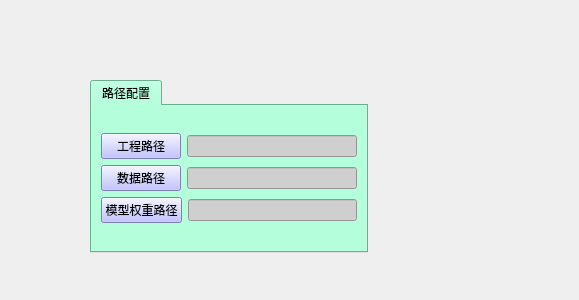
<?xml version="1.0" encoding="UTF-8"?>
<ui version="4.0">
 <class>Form</class>
 <widget class="QWidget" name="Form">
  <property name="geometry">
   <rect>
    <x>0</x>
    <y>0</y>
    <width>579</width>
    <height>300</height>
   </rect>
  </property>
  <property name="windowTitle">
   <string>Form</string>
  </property>
  <widget class="QTabWidget" name="tabWidget">
   <property name="geometry">
    <rect>
     <x>90</x>
     <y>80</y>
     <width>278</width>
     <height>173</height>
    </rect>
   </property>
   <property name="palette">
    <palette>
     <active>
      <colorrole role="WindowText">
       <brush brushstyle="SolidPattern">
        <color alpha="255">
         <red>0</red>
         <green>0</green>
         <blue>0</blue>
        </color>
       </brush>
      </colorrole>
      <colorrole role="Button">
       <brush brushstyle="SolidPattern">
        <color alpha="255">
         <red>149</red>
         <green>242</green>
         <blue>200</blue>
        </color>
       </brush>
      </colorrole>
      <colorrole role="Light">
       <brush brushstyle="SolidPattern">
        <color alpha="255">
         <red>255</red>
         <green>255</green>
         <blue>255</blue>
        </color>
       </brush>
      </colorrole>
      <colorrole role="Midlight">
       <brush brushstyle="SolidPattern">
        <color alpha="255">
         <red>202</red>
         <green>248</green>
         <blue>227</blue>
        </color>
       </brush>
      </colorrole>
      <colorrole role="Dark">
       <brush brushstyle="SolidPattern">
        <color alpha="255">
         <red>74</red>
         <green>121</green>
         <blue>100</blue>
        </color>
       </brush>
      </colorrole>
      <colorrole role="Mid">
       <brush brushstyle="SolidPattern">
        <color alpha="255">
         <red>99</red>
         <green>161</green>
         <blue>133</blue>
        </color>
       </brush>
      </colorrole>
      <colorrole role="Text">
       <brush brushstyle="SolidPattern">
        <color alpha="255">
         <red>0</red>
         <green>0</green>
         <blue>0</blue>
        </color>
       </brush>
      </colorrole>
      <colorrole role="BrightText">
       <brush brushstyle="SolidPattern">
        <color alpha="255">
         <red>255</red>
         <green>255</green>
         <blue>255</blue>
        </color>
       </brush>
      </colorrole>
      <colorrole role="ButtonText">
       <brush brushstyle="SolidPattern">
        <color alpha="255">
         <red>0</red>
         <green>0</green>
         <blue>0</blue>
        </color>
       </brush>
      </colorrole>
      <colorrole role="Base">
       <brush brushstyle="SolidPattern">
        <color alpha="255">
         <red>255</red>
         <green>255</green>
         <blue>255</blue>
        </color>
       </brush>
      </colorrole>
      <colorrole role="Window">
       <brush brushstyle="SolidPattern">
        <color alpha="255">
         <red>149</red>
         <green>242</green>
         <blue>200</blue>
        </color>
       </brush>
      </colorrole>
      <colorrole role="Shadow">
       <brush brushstyle="SolidPattern">
        <color alpha="255">
         <red>0</red>
         <green>0</green>
         <blue>0</blue>
        </color>
       </brush>
      </colorrole>
      <colorrole role="AlternateBase">
       <brush brushstyle="SolidPattern">
        <color alpha="255">
         <red>202</red>
         <green>248</green>
         <blue>227</blue>
        </color>
       </brush>
      </colorrole>
      <colorrole role="ToolTipBase">
       <brush brushstyle="SolidPattern">
        <color alpha="255">
         <red>255</red>
         <green>255</green>
         <blue>220</blue>
        </color>
       </brush>
      </colorrole>
      <colorrole role="ToolTipText">
       <brush brushstyle="SolidPattern">
        <color alpha="255">
         <red>0</red>
         <green>0</green>
         <blue>0</blue>
        </color>
       </brush>
      </colorrole>
     </active>
     <inactive>
      <colorrole role="WindowText">
       <brush brushstyle="SolidPattern">
        <color alpha="255">
         <red>0</red>
         <green>0</green>
         <blue>0</blue>
        </color>
       </brush>
      </colorrole>
      <colorrole role="Button">
       <brush brushstyle="SolidPattern">
        <color alpha="255">
         <red>149</red>
         <green>242</green>
         <blue>200</blue>
        </color>
       </brush>
      </colorrole>
      <colorrole role="Light">
       <brush brushstyle="SolidPattern">
        <color alpha="255">
         <red>255</red>
         <green>255</green>
         <blue>255</blue>
        </color>
       </brush>
      </colorrole>
      <colorrole role="Midlight">
       <brush brushstyle="SolidPattern">
        <color alpha="255">
         <red>202</red>
         <green>248</green>
         <blue>227</blue>
        </color>
       </brush>
      </colorrole>
      <colorrole role="Dark">
       <brush brushstyle="SolidPattern">
        <color alpha="255">
         <red>74</red>
         <green>121</green>
         <blue>100</blue>
        </color>
       </brush>
      </colorrole>
      <colorrole role="Mid">
       <brush brushstyle="SolidPattern">
        <color alpha="255">
         <red>99</red>
         <green>161</green>
         <blue>133</blue>
        </color>
       </brush>
      </colorrole>
      <colorrole role="Text">
       <brush brushstyle="SolidPattern">
        <color alpha="255">
         <red>0</red>
         <green>0</green>
         <blue>0</blue>
        </color>
       </brush>
      </colorrole>
      <colorrole role="BrightText">
       <brush brushstyle="SolidPattern">
        <color alpha="255">
         <red>255</red>
         <green>255</green>
         <blue>255</blue>
        </color>
       </brush>
      </colorrole>
      <colorrole role="ButtonText">
       <brush brushstyle="SolidPattern">
        <color alpha="255">
         <red>0</red>
         <green>0</green>
         <blue>0</blue>
        </color>
       </brush>
      </colorrole>
      <colorrole role="Base">
       <brush brushstyle="SolidPattern">
        <color alpha="255">
         <red>255</red>
         <green>255</green>
         <blue>255</blue>
        </color>
       </brush>
      </colorrole>
      <colorrole role="Window">
       <brush brushstyle="SolidPattern">
        <color alpha="255">
         <red>149</red>
         <green>242</green>
         <blue>200</blue>
        </color>
       </brush>
      </colorrole>
      <colorrole role="Shadow">
       <brush brushstyle="SolidPattern">
        <color alpha="255">
         <red>0</red>
         <green>0</green>
         <blue>0</blue>
        </color>
       </brush>
      </colorrole>
      <colorrole role="AlternateBase">
       <brush brushstyle="SolidPattern">
        <color alpha="255">
         <red>202</red>
         <green>248</green>
         <blue>227</blue>
        </color>
       </brush>
      </colorrole>
      <colorrole role="ToolTipBase">
       <brush brushstyle="SolidPattern">
        <color alpha="255">
         <red>255</red>
         <green>255</green>
         <blue>220</blue>
        </color>
       </brush>
      </colorrole>
      <colorrole role="ToolTipText">
       <brush brushstyle="SolidPattern">
        <color alpha="255">
         <red>0</red>
         <green>0</green>
         <blue>0</blue>
        </color>
       </brush>
      </colorrole>
     </inactive>
     <disabled>
      <colorrole role="WindowText">
       <brush brushstyle="SolidPattern">
        <color alpha="255">
         <red>74</red>
         <green>121</green>
         <blue>100</blue>
        </color>
       </brush>
      </colorrole>
      <colorrole role="Button">
       <brush brushstyle="SolidPattern">
        <color alpha="255">
         <red>149</red>
         <green>242</green>
         <blue>200</blue>
        </color>
       </brush>
      </colorrole>
      <colorrole role="Light">
       <brush brushstyle="SolidPattern">
        <color alpha="255">
         <red>255</red>
         <green>255</green>
         <blue>255</blue>
        </color>
       </brush>
      </colorrole>
      <colorrole role="Midlight">
       <brush brushstyle="SolidPattern">
        <color alpha="255">
         <red>202</red>
         <green>248</green>
         <blue>227</blue>
        </color>
       </brush>
      </colorrole>
      <colorrole role="Dark">
       <brush brushstyle="SolidPattern">
        <color alpha="255">
         <red>74</red>
         <green>121</green>
         <blue>100</blue>
        </color>
       </brush>
      </colorrole>
      <colorrole role="Mid">
       <brush brushstyle="SolidPattern">
        <color alpha="255">
         <red>99</red>
         <green>161</green>
         <blue>133</blue>
        </color>
       </brush>
      </colorrole>
      <colorrole role="Text">
       <brush brushstyle="SolidPattern">
        <color alpha="255">
         <red>74</red>
         <green>121</green>
         <blue>100</blue>
        </color>
       </brush>
      </colorrole>
      <colorrole role="BrightText">
       <brush brushstyle="SolidPattern">
        <color alpha="255">
         <red>255</red>
         <green>255</green>
         <blue>255</blue>
        </color>
       </brush>
      </colorrole>
      <colorrole role="ButtonText">
       <brush brushstyle="SolidPattern">
        <color alpha="255">
         <red>74</red>
         <green>121</green>
         <blue>100</blue>
        </color>
       </brush>
      </colorrole>
      <colorrole role="Base">
       <brush brushstyle="SolidPattern">
        <color alpha="255">
         <red>149</red>
         <green>242</green>
         <blue>200</blue>
        </color>
       </brush>
      </colorrole>
      <colorrole role="Window">
       <brush brushstyle="SolidPattern">
        <color alpha="255">
         <red>149</red>
         <green>242</green>
         <blue>200</blue>
        </color>
       </brush>
      </colorrole>
      <colorrole role="Shadow">
       <brush brushstyle="SolidPattern">
        <color alpha="255">
         <red>0</red>
         <green>0</green>
         <blue>0</blue>
        </color>
       </brush>
      </colorrole>
      <colorrole role="AlternateBase">
       <brush brushstyle="SolidPattern">
        <color alpha="255">
         <red>149</red>
         <green>242</green>
         <blue>200</blue>
        </color>
       </brush>
      </colorrole>
      <colorrole role="ToolTipBase">
       <brush brushstyle="SolidPattern">
        <color alpha="255">
         <red>255</red>
         <green>255</green>
         <blue>220</blue>
        </color>
       </brush>
      </colorrole>
      <colorrole role="ToolTipText">
       <brush brushstyle="SolidPattern">
        <color alpha="255">
         <red>0</red>
         <green>0</green>
         <blue>0</blue>
        </color>
       </brush>
      </colorrole>
     </disabled>
    </palette>
   </property>
   <property name="currentIndex">
    <number>0</number>
   </property>
   <widget class="QWidget" name="tab">
    <attribute name="title">
     <string>路径配置</string>
    </attribute>
    <layout class="QVBoxLayout" name="verticalLayout_3">
     <item>
      <layout class="QVBoxLayout" name="verticalLayout_2">
       <item>
        <layout class="QVBoxLayout" name="verticalLayout">
         <item>
          <layout class="QHBoxLayout" name="horizontalLayout">
           <item>
            <widget class="QPushButton" name="load_train_path">
             <property name="styleSheet">
              <string notr="true">background-color: rgb(175, 177, 255);</string>
             </property>
             <property name="text">
              <string>工程路径</string>
             </property>
            </widget>
           </item>
           <item>
            <widget class="QLineEdit" name="load_train_pic_path">
             <property name="styleSheet">
              <string notr="true">background-color: rgb(207, 207, 207);</string>
             </property>
            </widget>
           </item>
          </layout>
         </item>
         <item>
          <layout class="QHBoxLayout" name="horizontalLayout_2">
           <item>
            <widget class="QPushButton" name="load_train_path_2">
             <property name="styleSheet">
              <string notr="true">background-color: rgb(175, 177, 255);</string>
             </property>
             <property name="text">
              <string>数据路径</string>
             </property>
            </widget>
           </item>
           <item>
            <widget class="QLineEdit" name="load_train_pic_path_2">
             <property name="styleSheet">
              <string notr="true">background-color: rgb(207, 207, 207);</string>
             </property>
            </widget>
           </item>
          </layout>
         </item>
        </layout>
       </item>
       <item>
        <layout class="QHBoxLayout" name="horizontalLayout_3">
         <item>
          <widget class="QPushButton" name="load_train_path_3">
           <property name="styleSheet">
            <string notr="true">background-color: rgb(175, 177, 255);</string>
           </property>
           <property name="text">
            <string>模型权重路径</string>
           </property>
          </widget>
         </item>
         <item>
          <widget class="QLineEdit" name="load_train_pic_path_3">
           <property name="styleSheet">
            <string notr="true">background-color: rgb(207, 207, 207);</string>
           </property>
          </widget>
         </item>
        </layout>
       </item>
      </layout>
     </item>
    </layout>
   </widget>
  </widget>
 </widget>
 <resources/>
 <connections/>
</ui>
